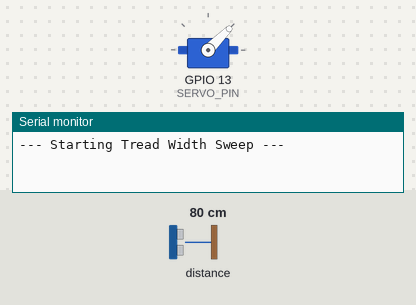
Simulated run of this sketch. Board: ESP32. On the bench: servo, the last lines printed to the serial monitor. Inputs (shaded band) come from the test bench; at power-on: distance to the obstacle 80 cm.

Above: at 0.05 s.
At 0.85 s:
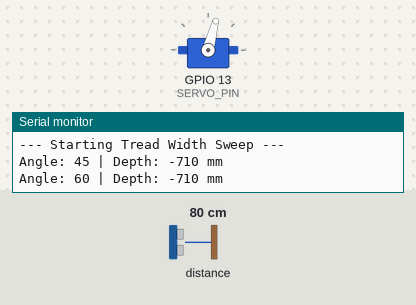
At 1.65 s:
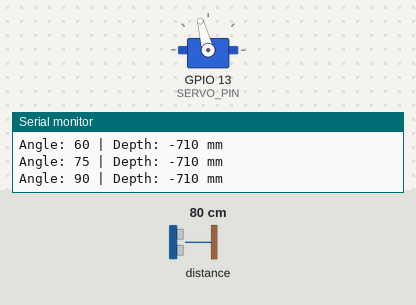
At 4.3 s:
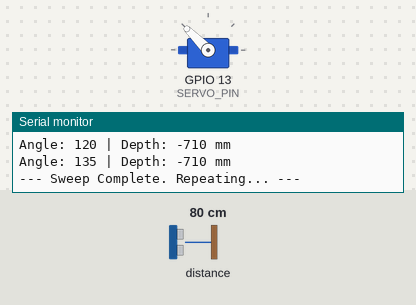
Timing chart, 0 to 5.6 s (numbered marks = the images above):
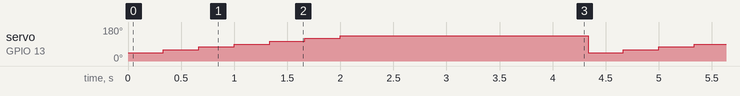

Measured:
- by itself, servo on GPIO 13 (SERVO_PIN): repeats every 4.3 s: 75° 0.33 s, 90° 0.33 s, 105° 0.33 s, 120° 0.33 s, 135° 2.3 s, 45° 0.33 s, 60° 0.33 s

The sketch:

code.ino
```cpp
#include <Wire.h>
#include <VL53L0X_mod.h>
#include <ESP32Servo.h> // Library for ESP32 Servo control

// --- Hardware Pins ---
const int SERVO_PIN = 13; // Connect SG90 signal to GPIO 13
VL53L0X_mod sensor;
Servo sweepServo;

// --- Calibration ---
const int TIRE_BASE_DISTANCE = 50; // Distance to a totally bald tire in mm
const int OFFSET = 40;             // Your specific sensor offset

void setup() {
  Serial.begin(115200);
  Wire.begin(21, 22); // Standard I2C pins for ESP32

  // Initialize Servo
  sweepServo.attach(SERVO_PIN);
  sweepServo.write(90); // Start at center

  // Initialize ToF Sensor
  if (!sensor.init()) {
    Serial.println("Failed to detect VL53L0X!");
    while (1);
  }
  sensor.setTimeout(500);

  Serial.println("--- Starting Tread Width Sweep ---");
}

void loop() {
  // Sweep from 45 degrees to 135 degrees (adjust for your mount)
  for (int pos = 45; pos <= 135; pos += 15) {
    sweepServo.write(pos);
    delay(300); // Wait for servo to stabilize

    int rawDist = sensor.readRangeSingleMillimeters();

    if (sensor.timeoutOccurred()) {
      Serial.print("TIMEOUT ");
    } else {
      int calibratedDist = rawDist - OFFSET;
      // Tread Depth = Distance to casing - Current distance
      int treadDepth = TIRE_BASE_DISTANCE - calibratedDist;

      Serial.print("Angle: "); Serial.print(pos);
      Serial.print(" | Depth: "); Serial.print(treadDepth);
      Serial.println(" mm");
    }
  }

  Serial.println("--- Sweep Complete. Repeating... ---");
  delay(2000); // Wait before next full sweep
}
```
